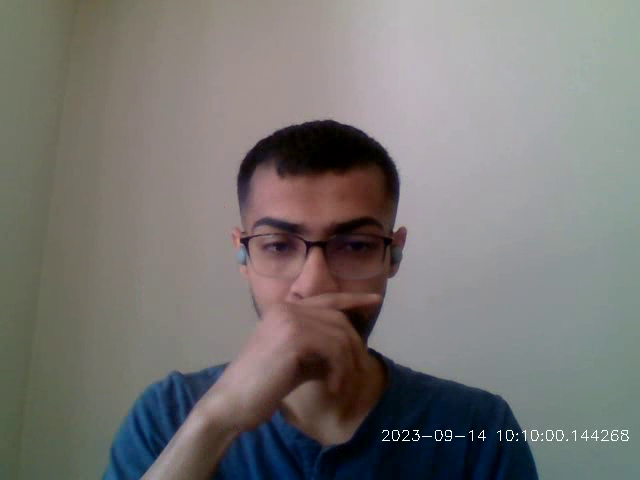
#> input picture frame 5 of Aadesh_Varude_Homework_Lab1/captured_video.avi, 640 x 480 px, given in place of the camera
$ python lab_assignment_3.py   (older library calls are emulated)
#> lines starting #> are read from the running program, lines starting #| are printed output that depends on the picture; after the words box and inside, x2 and y2 are one past the last pixel; in counts of white or black regions, pixels touching at a corner belong together
import cv2 # Importing necessary libraries
from cv2 import *
import datetime
import numpy as np


def ash_sobel(gray,x,y,ddepth,kernel_size=3):
    gray=cv2.GaussianBlur(gray, (3,3), 0) # blurring the image for noise removal
    sobel_x_kernel=np.array([[-1, 0, 1], [-2, 0, 2], [-1, 0, 1]]) # defining the operators
    sobel_y_kernel=np.array([[-1, -2, -1], [0, 0, 0], [1, 2, 1]])
    if x:
        sobel=cv2.filter2D(gray,ddepth=ddepth,kernel=sobel_x_kernel) # convolving the operators
    elif y:
        sobel=cv2.filter2D(gray,ddepth=ddepth,kernel=sobel_y_kernel) # convolving the operators
    return sobel
def ash_laplacian(gray,ddepth,kernel_size=3):
    gray=cv2.GaussianBlur(gray, (3,3), 0) # blurring the image for noise removal
    laplacian_kernel=np.array([[0, 1, 0], [1, -4, 1], [0, 1, 0]])  # defining the operators
    laplacian=cv2.filter2D(gray,ddepth=ddepth,kernel=laplacian_kernel)# convolving the operators
    return laplacian


web_cam = cv2.VideoCapture(0) # reading feed from the webcamera
RED = [0,0,255]


vid_rec_flag=False
while True:
    ret, image_frames = web_cam.read()
#> image_frames is the input picture: shape (480, 640, 3); mean B, G, R 115.9, 118.1, 120.4
    if ret==False:
        print("webcam not capturing the video")
        break
    else:

        cv2.imshow('frame', image_frames)
        white_image_frame=255*np.ones(image_frames.shape)
        #Saving the key press in the variable key
        key=cv2.waitKey(1)
#> (key e is pressed here)

        #Saving the image if key c is pressed
        if key ==  ord("c"):
            cv2.imwrite('Captured_Image.png',image_frames)
            #Adding a flash like feature by setting the values of all the image pixesl to white and adding a delay to get a flas feel
            cv2.imshow('frame',white_image_frame)
            cv2.waitKey(100)
            print("Image is captured")
        elif key ==  ord("v"):
            if not vid_rec_flag:
                fourcc = cv2.VideoWriter_fourcc(*'XVID')
                out_video = cv2.VideoWriter('captured_video.avi', fourcc, 20.0, (640, 480))
                vid_rec_flag=True
                print("recording stared press v to stop")
            else:
                out_video.release()
                vid_rec_flag=False
                print("recorinding stopped")
        if vid_rec_flag:
            out_video.write(image_frames)
        elif key ==  ord("e"):
            print("Extrating red color from image/ press esp to exit")
            lower_red = np.array([160,50,50]) # lower bound for red color
            upper_red = np.array([180,255,255]) # uppper bound for red color
            while True:
                ret, image_frames = web_cam.read()
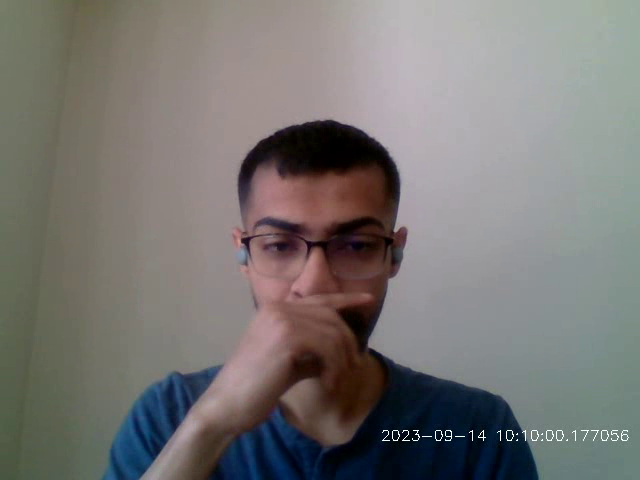
#> input picture frame 6 of Aadesh_Varude_Homework_Lab1/captured_video.avi, 640 x 480 px, given in place of the camera
#> image_frames is the input picture: shape (480, 640, 3); mean B, G, R 115.8, 118, 120.4
                hsv_image = cv2.cvtColor(image_frames, cv2.COLOR_BGR2HSV) # converting the RGB image to HSV format
#> hsv_image: shape (480, 640, 3); mean H, S, V 65.8, 55.2, 127.4
                mask = cv2.inRange(hsv_image, lower_red, upper_red) # finding all the objects in the image for the red color range
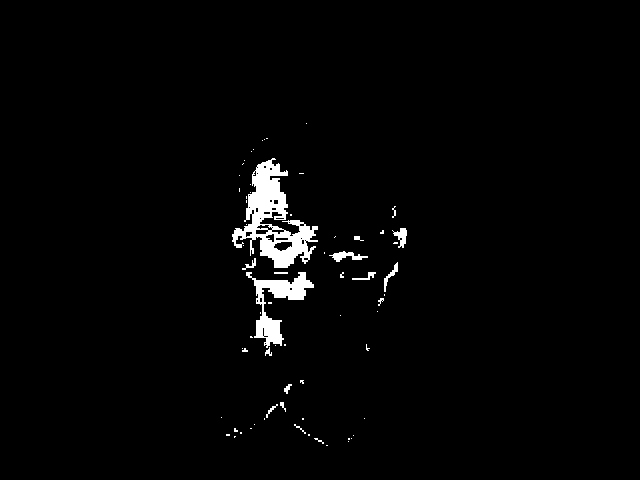
#> mask: shape (480, 640); 2.1% white; 68 white regions (52 under 20 px), largest, box (x1, y1, x2, y2) and area: (232, 158, 318, 268) 3651, (246, 272, 314, 348) 1644, (329, 251, 368, 262) 187
                red_object_img=cv2.bitwise_and(image_frames, image_frames, mask=mask) # using a bitwise operator between image frames and mask
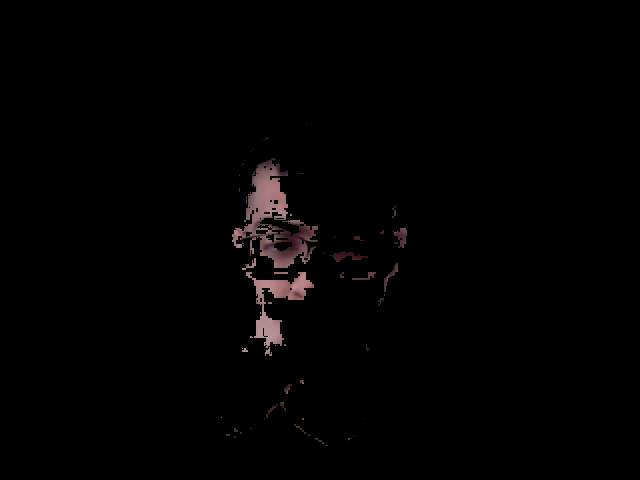
#> red_object_img: shape (480, 640, 3); mean B, G, R 2, 1.9, 2.7
                cv2.namedWindow('Red Object Image') # created a new window to display the red object
                cv2.imshow('frame', red_object_img)
                cv2.imshow('Red Object Image', red_object_img)
                key=cv2.waitKey(1)
#> (key e is pressed here)
                # cv2.imshow('frame', image_frames)
                if key==27:
                    break
        elif key ==  ord("r"):
            rows,cols,_ = image_frames.shape
            print("Showing the rotated Image/ Press esc to stop the rotation")
            while True:
                ret, image_frames = web_cam.read()
                M = cv2.getRotationMatrix2D(((cols-1)/2.0,(rows-1)/2.0),10,1) # Getting the rotation matric for 10 degrees
                rotated_image= cv2.warpAffine(image_frames,M,(cols,rows)) # wraping the image frames with the rotation matrix
                cv2.namedWindow('Rotated Image')
                cv2.imshow('Rotated Image', rotated_image)
                key=cv2.waitKey(1)
                # cv2.imshow('frame', image_frames)
                if key==27:
                    break
            # cv2.imwrite('Rotated_Captured_Image.png',image_frames)
        elif key==ord("b"):
            cv2.namedWindow('Blurred Image')
            # Initialize sigma values
            sigma_x = 5
            sigma_y = 5
            # Create trackbars for sigma values (x and y)
            cv2.createTrackbar('Sigma x', 'Blurred Image', sigma_x, 30, lambda x: None)
            cv2.createTrackbar('Sigma y', 'Blurred Image', sigma_y, 30, lambda x: None)
            print("Showing the blurred Image/ Press esc to stop")
            while True:
                ret, image_frames = web_cam.read()
                # Get the current sigma values from the trackbars
                sigma_x = cv2.getTrackbarPos('Sigma x', 'Blurred Image')
                sigma_y = cv2.getTrackbarPos('Sigma y', 'Blurred Image')

                # Apply Gaussian blur to the image
                # Setting the kernel (0,0) as by doing this you calculate the kernel size using sigma_x and sigma_y values
                blurred_image = cv2.GaussianBlur(image_frames,(0, 0), sigma_x, sigma_y)

                # Display the blurred image
                cv2.imshow('Blurred Image', blurred_image)
                #Command for the esp pressed to exit the screen
                key=cv2.waitKey(1)
                if key==27:
                    break
        elif key ==  ord("t"):
            print("Showing the rotated Image/ Press esc to stop the rotation")
            while True:
                ret, image_frames = web_cam.read()
                gray = cv2.cvtColor(image_frames, cv2.COLOR_BGR2GRAY) # COnverting the image frames to gray
                ret,thresholded_img = cv2.threshold(gray,110,255,cv2.THRESH_BINARY) # Thresholding that images using lower and higher bounds
                cv2.namedWindow('Thresholded Image')
                cv2.imshow('Thresholded Image', thresholded_img)
                key=cv2.waitKey(1)
                if key==27:
                    break

        elif key==ord("s"):
            key=cv2.waitKey(0)
            if key==ord("x"):
                cv2.namedWindow('Sobel x')
                kernel_size_x = 5
                # Create trackbars for kernel size values in x
                cv2.createTrackbar('Kernel Size x', 'Sobel x', kernel_size_x, 30, lambda x: None)

                print("doing sobel s_x")
                while True:
                    ret, image_frames = web_cam.read()
                    # Get the current sigma values from the trackbars
                    kernel_size_x = cv2.getTrackbarPos('Kernel Size x', 'Sobel x')
                    if kernel_size_x%2==0: #Making the kernel size odd
                        kernel_size_x+=1

                    # converting the image to gray scale
                    gray = cv2.cvtColor(image_frames, cv2.COLOR_BGR2GRAY)
                    # Applying gaussian blur to remove noise
                    gray=cv2.GaussianBlur(gray, (3,3), 0)
                    # Applying sobel operator in x direction
                    sobelx = cv2.Sobel(gray,cv2.CV_64F,1,0,ksize=kernel_size_x)
                    # Display the sobel in x
                    cv2.imshow('Sobel x', sobelx)
                    #Command for the esp pressed to exit the screen
                    key=cv2.waitKey(1)
                    if key==27:
                        break
            if key==ord("y"):

                cv2.namedWindow('Sobel y')
                kernel_size_y = 5

                # Create trackbars for kernel size values in y
                cv2.createTrackbar('Kernel Size y', 'Sobel y', kernel_size_y, 30, lambda x: None)

                print("doing sobel s_y")
                while True:
                    ret, image_frames = web_cam.read()
                    # Get the current sigma values from the trackbars
                    kernel_size_y = cv2.getTrackbarPos('Kernel Size y', 'Sobel y')
                    if kernel_size_y%2==0:
                        kernel_size_y+=1
                    # converting the image to gray scale
                    gray = cv2.cvtColor(image_frames, cv2.COLOR_BGR2GRAY)
                    #applying gausssian blur to remove noise
                    gray=cv2.GaussianBlur(gray, (3,3), 0)
                    # Applying sobel operator in y direction
                    sobely = cv2.Sobel(gray,cv2.CV_64F,0,1,ksize=kernel_size_y)
                    # Display the sobel in y
                    cv2.imshow('Sobel y', sobely)

                    #Command for the esp pressed to exit the screen
                    key=cv2.waitKey(1)
                    if key==27:
                        break
        elif key==ord("d"):
            cv2.namedWindow('Canny Image')

            # Initialize x and y values
            x = 1
            y = 1

            # Create trackbars for  values x and y
            cv2.createTrackbar('x', 'Canny Image', x, 5000, lambda x: None)
            cv2.createTrackbar('y', 'Canny Image', y, 5000, lambda x: None)
            print("Showing the Canny Image/ Press esc to stop")
            while True:
                ret, image_frames = web_cam.read()
                # Get the current  values from the trackbars
                x = cv2.getTrackbarPos('x', 'Canny Image')
                y = cv2.getTrackbarPos('y', 'Canny Image')

                # Apply canny edge detectio to the image frames
                Canny_image = cv2.Canny(image_frames, x, y)

                # Display the Canny image
                cv2.imshow('Canny Image', Canny_image)
                #Command for the esp pressed to exit the screen
                key=cv2.waitKey(1)
                if key==27:
                    break
        elif key == 52:
            cv2.namedWindow('gray')
            # cv2.namedWindow('sobel_y')
            # cv2.namedWindow('sobel_x')
            # cv2.namedWindow('laplacian')

            while True:
                    ret, image_frames = web_cam.read()
                    # converting the image to gray scale
                    gray = cv2.cvtColor(image_frames, cv2.COLOR_BGR2GRAY)
                    # displaying original stream of windows
                    cv2.imshow('gray', gray)
                    # Applying sobel operator in y direction
                    sobely = ash_sobel(gray,0,1,cv2.CV_64F,3)
                    # Display the sobel in y
                    cv2.imshow('soble_y', sobely)
                    # # Applying sobel operator in x direction
                    sobelx = ash_sobel(gray,1,0,cv2.CV_64F,3)
                    # # Display the sobel in x
                    cv2.imshow('sobel_x', sobelx)
                    # # Applying laplacian
                    laplacian = ash_laplacian(gray,cv2.CV_64F,3)
                    # # Display the sobel in x
                    cv2.imshow('laplacian', laplacian)
                    key=cv2.waitKey(1)
                    if key==27:
                        break


        elif key==27:
            break

$ run again, starting later in the video
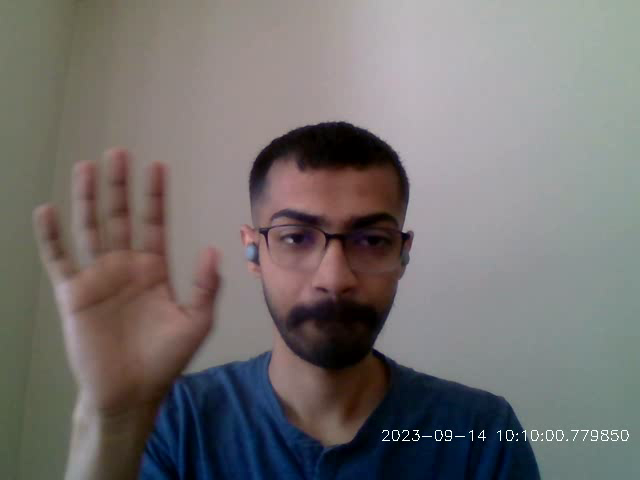
#> input picture frame 24 of Aadesh_Varude_Homework_Lab1/captured_video.avi, 640 x 480 px, given in place of the camera
#> image_frames is the input picture: shape (480, 640, 3); mean B, G, R 111.7, 112.8, 116.6
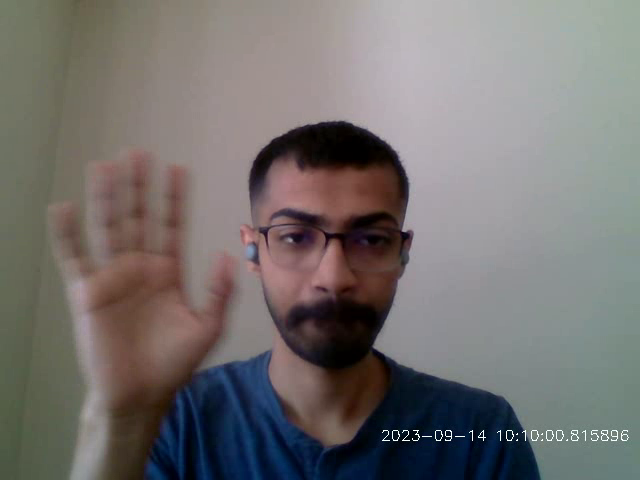
#> input picture frame 25 of Aadesh_Varude_Homework_Lab1/captured_video.avi, 640 x 480 px, given in place of the camera
#> image_frames is the input picture: shape (480, 640, 3); mean B, G, R 111.4, 112.8, 116.6
#> hsv_image: shape (480, 640, 3); mean H, S, V 67.4, 62, 124.1
#> mask: shape (480, 640); 2.3% white; 89 white regions (70 under 20 px), largest, box (x1, y1, x2, y2) and area: (250, 152, 336, 328) 5082, (285, 320, 324, 347) 323, (212, 254, 236, 282) 273
#> `red_object_img=cv2.bitwise_and(image_frames, image_frames, mask=mask)`:
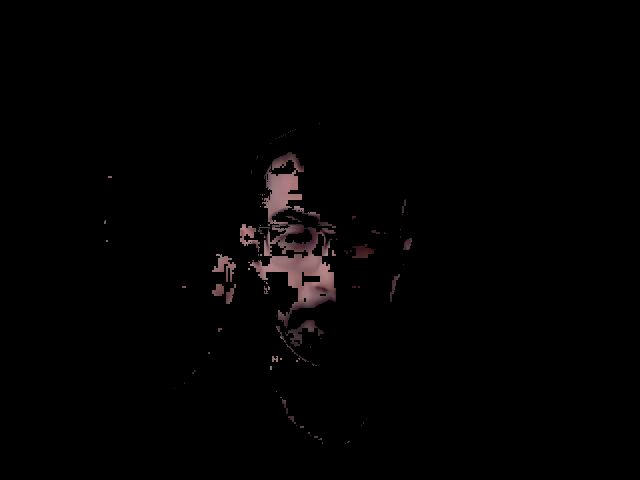
#> red_object_img: shape (480, 640, 3); mean B, G, R 2.1, 2, 2.8

$ run again, starting later in the video
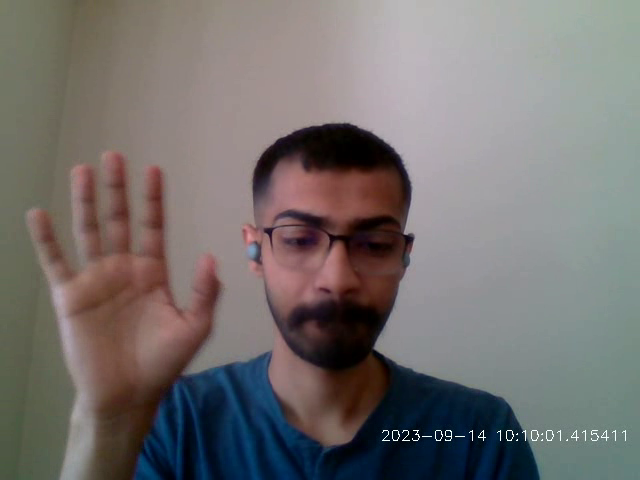
#> input picture frame 43 of Aadesh_Varude_Homework_Lab1/captured_video.avi, 640 x 480 px, given in place of the camera
#> image_frames is the input picture: shape (480, 640, 3); mean B, G, R 111.2, 112.6, 117
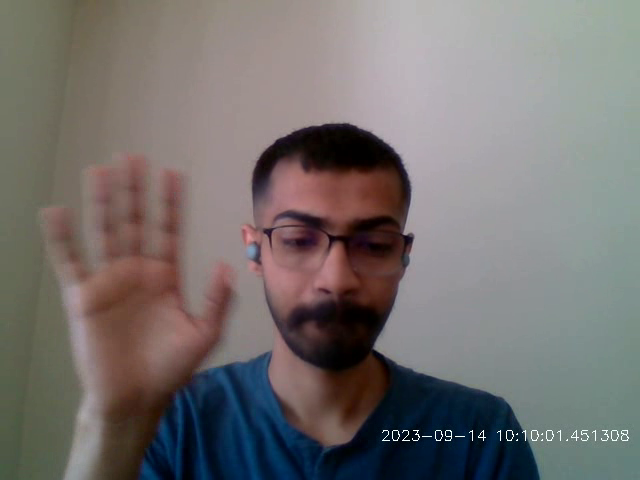
#> input picture frame 44 of Aadesh_Varude_Homework_Lab1/captured_video.avi, 640 x 480 px, given in place of the camera
#> image_frames is the input picture: shape (480, 640, 3); mean B, G, R 111.1, 112.5, 117.1
#> hsv_image: shape (480, 640, 3); mean H, S, V 65.4, 66.6, 125.3
#> mask: shape (480, 640); 3% white; 84 white regions (65 under 20 px), largest, box (x1, y1, x2, y2) and area: (240, 154, 344, 358) 7580, (212, 262, 234, 282) 170, (388, 264, 405, 308) 143
#> `red_object_img=cv2.bitwise_and(image_frames, image_frames, mask=mask)`:
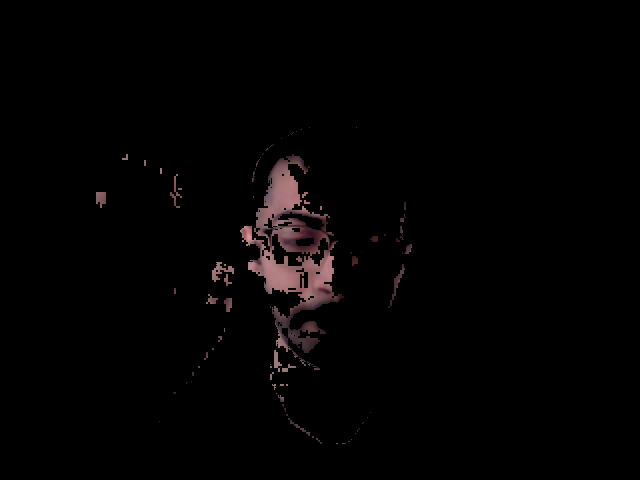
#> red_object_img: shape (480, 640, 3); mean B, G, R 2.7, 2.6, 3.7
